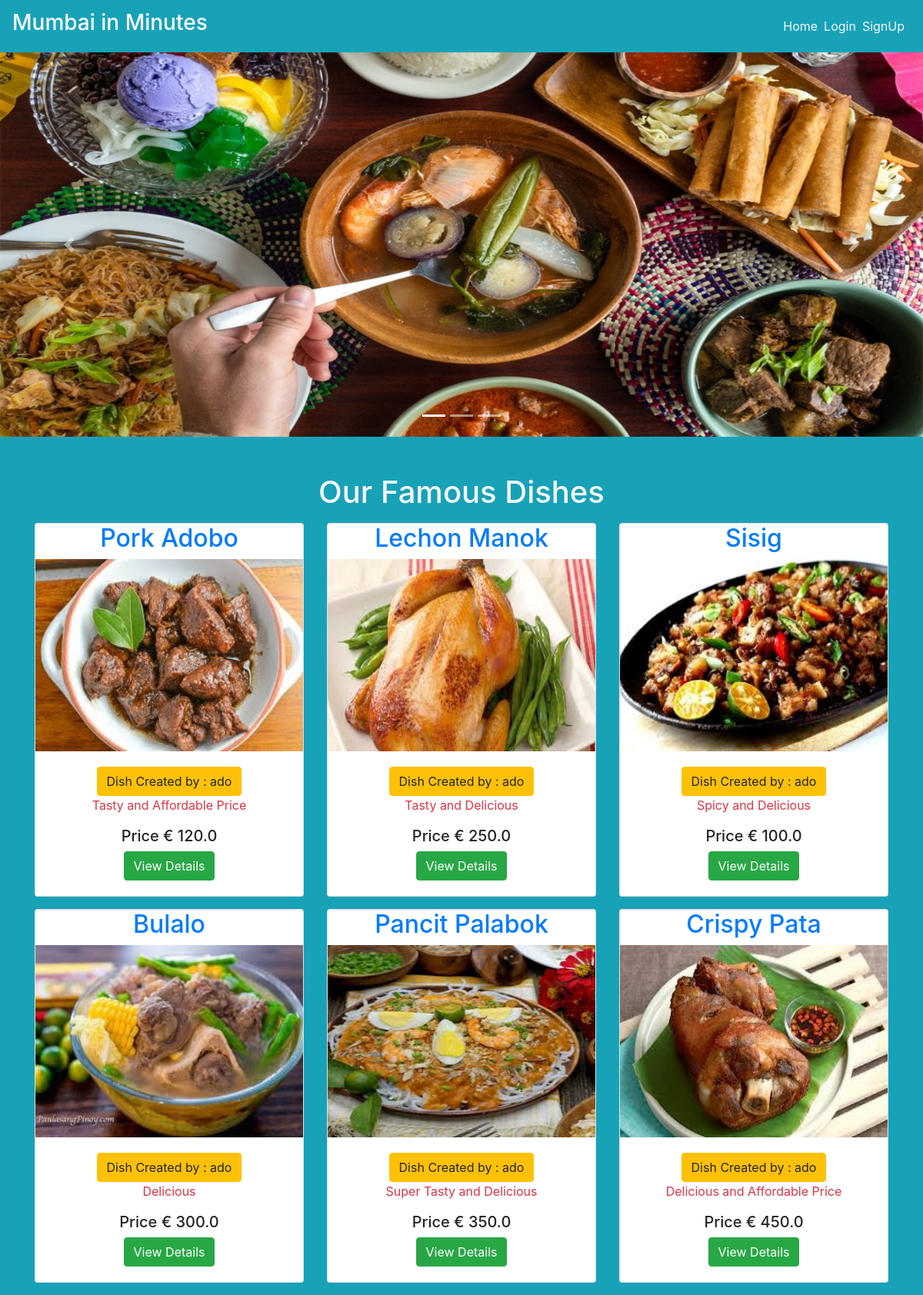
The page / on the database its author committed.
### main/models.py (models this page shows, shortened)
class Item(models.Model):
    LABELS = (
        ('Best Selling Foods', 'Best Selling Foods'),
        ('New Food', 'New Food'),
        ('Spicy Foods🔥', 'Spicy Foods🔥'),
    )
    LABEL_COLOUR = (
        ('danger', 'danger'),
        ('success', 'success'),
        ('primary', 'primary'),
        ('info', 'info'),
        ('warning', 'warning'),
    )
    title = models.CharField(max_length=150)
    description = models.CharField(max_length=250,blank=True)
    price = models.FloatField()
    pieces = models.IntegerField(default=6)
    instructions = models.CharField(max_length=250,default="Available")
    image = models.ImageField(default='default.png', upload_to='images/')
    labels = models.CharField(max_length=25, choices=LABELS, blank=True)
    label_colour = models.CharField(max_length=15, choices=LABEL_COLOUR, blank=True)
    slug = models.SlugField(default="foods")
    created_by = models.ForeignKey(User, on_delete=models.CASCADE)

### main/views.py (the view)
# urls.py: path('', MenuListView.as_view(), name='home'),
class MenuListView(ListView):
    model = Item
    template_name = 'main/home.html'
    context_object_name = 'menu_items'

### main/templates/main/home.html (shortened to what this page needs)
{% extends "main/layout.html" %}
{% block content %}
  <div class="home bg-info">
    <div id="carouselExampleCaptions" class="carousel slide mb-5" data-ride="carousel" style="height: 500px;">
        <ol class="carousel-indicators">
          <li data-target="#carouselExampleCaptions" data-slide-to="0" class="active"></li>
          <li data-target="#carouselExampleCaptions" data-slide-to="1"></li>
          <li data-target="#carouselExampleCaptions" data-slide-to="2"></li>
        </ol>
        <div class="carousel-inner">
          <div class="carousel-item active">
            <img src="../media/garantisado.jpg" class="d-block w-100" alt="sushi1" height="500px">
            <div class="carousel-caption d-none d-md-block text-dark">
            </div>
          </div>
        </div>
        <a class="carousel-control-prev" href="#carouselExampleCaptions" role="button" data-slide="prev">
          <span class="carousel-control-prev-icon" aria-hidden="true"></span>
        </a>
        <a class="carousel-control-next" href="#carouselExampleCaptions" role="button" data-slide="next">
          <span class="carousel-control-next-icon" aria-hidden="true"></span>
        </a>
    </div>
    <div class="container">
      <h1 class="text-center text-light mb-3">Our Famous Dishes</h1>
      <div class="row">
        {% for item in menu_items %}
            <div class="col-sm-4">
                <div class="card mb-3" style="height: fit-content; overflow: auto;">
                    <h2 class="text-center"><a href="{% url 'main:dishes' item.slug %}">{{ item.title }} </a>
                         </h2>
                  <img src="{{ item.image.url }}" style="height: 250px;">
                    <div class="card-body text-center">
                      <button class="btn btn-warning">Dish Created by : {{ item.created_by }}</button>
                      <p class="text-center text-danger">{{ item.description }}</p>
                      <h5 class="text-center">Price € {{ item.price }}  </h5>
                      <a href="{% url 'main:dishes' item.slug %}" class="btn btn-success">View Details</a>
                    </div>
                </div>
            </div>
        {% endfor %}
      </div>
    </div>
  </div>
{% endblock content %}

### main/templates/main/layout.html (shortened to what this page needs)
{% load get_group %}
{% load static %}
<!DOCTYPE html>
<html lang="en">
<head>
    <link rel="stylesheet" href="https://maxcdn.bootstrapcdn.com/bootstrap/4.0.0/css/bootstrap.min.css">
    <link rel="stylesheet" type="text/css" href="{% static 'main/styles.css' %}">
</head>
<body>
    <nav class="navbar navbar-expand-lg navbar-dark bg-info">
        <a class="navbar-brand" href="/"><h3>Mumbai in Minutes</h3></a>
        <div class="collapse navbar-collapse" id="navbarNav">
            <ul class="navbar-nav ml-auto">
                    <li><a href="{% url 'main:home' %}" class="mr-2 text-light">Home</a></li>
                {% if user.is_authenticated %}
                    {% if request.user|has_group:"admin_owner" %}
                        <li><a href="{% url 'main:admin_dashboard' %}" class="mr-2 text-light">DashBoard</a></li>
                        <li>
                            <form class="logout-link" action="{% url 'accounts:logout' %}" method="post">
                                {% csrf_token %}
                                <button type="submit" class="mr-2">Logout</button>
                            </form>
                        </li>
                    {% else %}
                        <li><a href="{% url 'main:cart' %}" class="mr-2 text-light">My Cart</a></li>
                        <li><a href="{% url 'main:order_details' %}" class="mr-2 text-light">Your Orders</a></li>
                        <li>
                            <form class="logout-link" action="{% url 'accounts:logout' %}" method="post">
                                {% csrf_token %}
                                <button type="submit" class="btn btn-danger">Logout</button>
                            </form>
                        </li>
                    {% endif %}
                {% else %}
                    <li><a href="{% url 'accounts:login' %}" class="mr-2 text-light">Login</a></li>
                    <li><a href="{% url 'accounts:signup' %}" class="mr-2 text-light">SignUp</a></li>
                {% endif %}
            </ul>
        </div>
    </nav>
    <main role="main">
        {% block content %}{% endblock %}
    </main>

### rows shown on the page
Item: title "Pork Adobo", image (picture), created_by "ado", description "Tasty and Affordable Price", price "120.0"
Item: title "Lechon Manok", image (picture), created_by "ado", description "Tasty and Delicious", price "250.0"
Item: title "Sisig", image (picture), created_by "ado", description "Spicy and Delicious", price "100.0"
Item: title "Bulalo", image (picture), created_by "ado", description "Delicious", price "300.0"
Item: title "Pancit Palabok", image (picture), created_by "ado", description "Super Tasty and Delicious", price "350.0"
Item: title "Crispy Pata", image (picture), created_by "ado", description "Delicious and Affordable Price", price "450.0"
